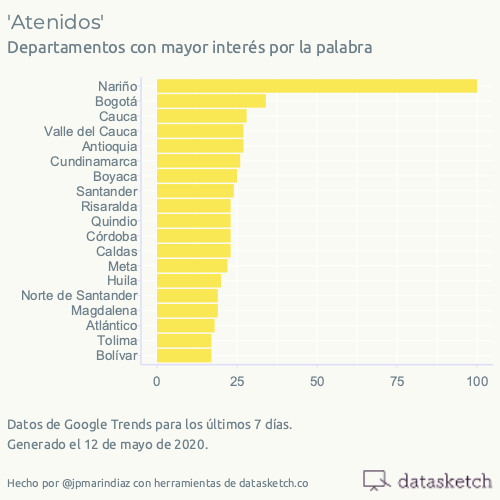

R code for this plot:

library(gtrendsR)
# Paquetes experimentales de Datasketch http://datasketch.co
library(ggmagic) # devtools::install_github("datasketch/ggmagic")
library(paletero) # devtools::install_github("datasketch/paletero")

# Get Data
res <- gtrends("Atenidos", geo = "CO", time = "now 7-d")
region <- res$interest_by_region
# write_csv(region, "scripts/2020-05-12/atenidos.csv")
# Save data

x <- read_csv("scripts/2020-05-12/atenidos.csv")

x <- x %>%
  filter(!is.na(hits))
x$location[x$location == "North Santander"] <- "Norte de Santander"
x$location[x$location == "Narino"] <- "Nariño"
x$location[x$location == "Bogota"] <- "Bogotá"
x$location[x$location == "Boyaca"] <- "Boyacá"
x$location[x$location == "Quindío"] <- "Quindio"
x$location[x$location == "Cordoba"] <- "Córdoba"
x$location[x$location == "Atlantico"] <- "Atlántico"
x$location[x$location == "Bolivar"] <- "Bolívar"
x$location <- gsub("Department","", x$location)
x <- x %>%
  select(Departamento = location, Hits = hits)

opts <- list(
  sort = "asc",
  title = "'Atenidos'",
  subtitle = "Departamentos con mayor interés por la palabra",
  ver_title = " ",
  hor_title = " ",
  orientation = "hor",
  # format_cat_sample = "Title Case",
  text_size = 12,
  label_wrap = 30,
  axis_text_size = 10,
  # palette_colors = pal,
  # background_color = paletas[[img_number]]$bg,
  # color_by = names(d)[1],
  # text_color = "#dddddd",
  # line_color = "#dddd99",
  # grid_color = "#999999",
  branding_include = TRUE,
  logo = NULL,
  caption = "Datos de Google Trends para los últimos 7 días. <br>Generado el 12 de mayo de 2020.",
  branding_text = "Hecho por @jpmarindiaz con herramientas de datasketch.co"
)
gg <- gg_bar_CatNum(x, opts = opts)
gg
#ggsave("scripts/2020-05-12/atenidos.png", width = 5, height = 5)
save_ggmagic(gg, "scripts/2020-05-12/atenidos.png", width = 5, height = 5)
